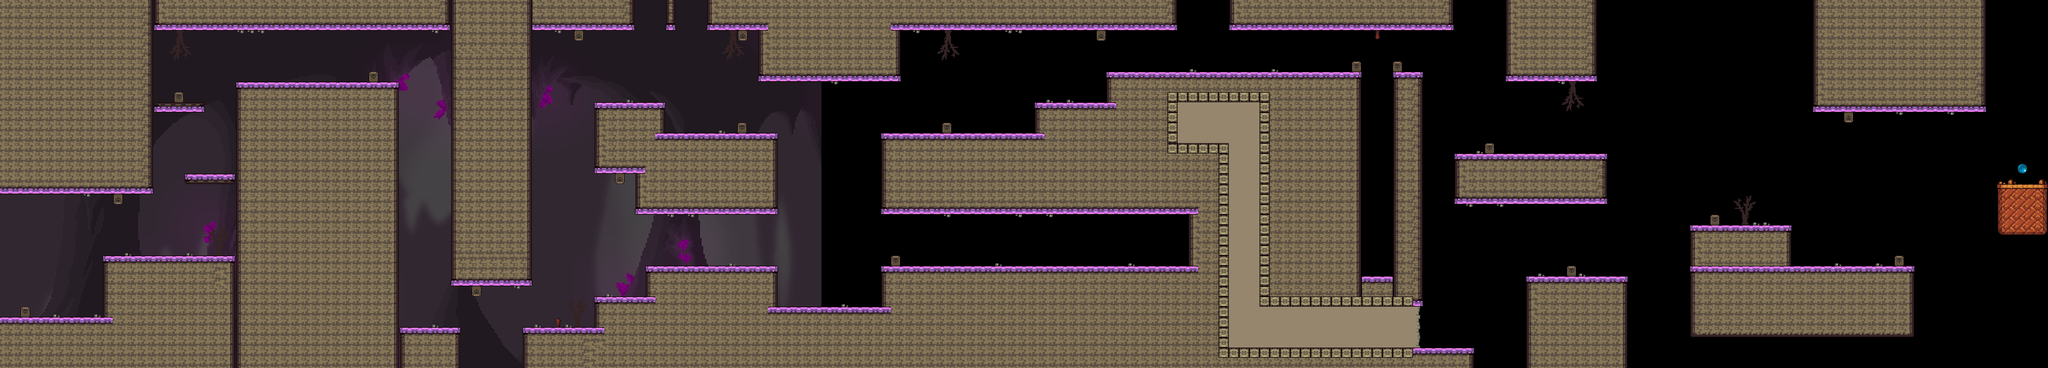

The image is a tile-based game level rendered from a .tmx file. Its description and source (layers, tilesets, objects; grid data summarised) follow:
An orthogonal 200x36 tile map with 32x32 px tiles, 1 tile layer (Capa de Patrones 1), 1 hidden layer not drawn, 2 tilesets, 1 image layer and 37 objects (32x floor, 3x floor_jumpable, win2).

<map version="1.0" orientation="orthogonal" renderorder="right-down" width="200" height="36" tilewidth="32" tileheight="32" nextobjectid="228">
 <tileset firstgid="1" name="Tileset" tilewidth="32" tileheight="32" tilecount="256" columns="16">
  <image source="tileset_p1.png" width="512" height="512" />
  <terraintypes>
   <terrain name="Grass" tile="33" />
  </terraintypes>
  <tile id="16" terrain=",,,0" />
  <tile id="17" terrain=",,0,0" />
  <tile id="18" terrain=",,0," />
  <tile id="32" terrain=",0,,0" />
  <tile id="33" terrain="0,0,0,0" />
  <tile id="34" terrain="0,,0," />
  <tile id="48" terrain=",0,," />
  <tile id="49" terrain="0,0,," />
  <tile id="50" terrain="0,,," />
 </tileset>
 <tileset firstgid="257" name="meta" tilewidth="32" tileheight="32" tilecount="2" columns="2">
  <image source="meta.png" width="64" height="32" />
 </tileset>
 <imagelayer name="Cave">
  <image source="Background_lv2.png" width="2567" height="1192" />
  <properties>
   <property name="speed" type="float" value="0.5" />
  </properties>
 </imagelayer>
 <layer name="Capa de Patrones 1" width="200" height="36">
  <data>[7200 cells, 3969 non-empty, 61 distinct tile ids]</data>
 </layer>
 <objectgroup name="Capa de Objetos 1">
  <object id="80" type="floor_jumpable" x="575" y="543" width="162" height="34" />
  <object id="83" type="floor_jumpable" x="480.75" y="320.5" width="158.5" height="31.25" />
  <object id="84" type="floor" x="0" y="0" width="478" height="607" />
  <object id="85" type="floor" x="481" y="-2" width="1502.24" height="94" />
  <object id="86" type="floor" x="737" y="255" width="509" height="901" />
  <object id="87" type="floor" x="1249" y="1024" width="188" height="133" />
  <object id="88" type="floor" x="1408" y="-2" width="254" height="897" />
  <object id="89" type="floor" x="1633" y="1025" width="242.91" height="132" />
  <object id="163" type="win2" x="6306" y="514" width="28" height="28" />
  <object id="165" type="floor" x="321" y="802" width="413" height="352" />
  <object id="166" type="floor" x="-4" y="996" width="324" height="157" />
  <object id="178" type="floor" x="6241" y="578" width="159" height="158" />
  <object id="182" type="floor" x="1857.33" y="929.333" width="572" height="104" />
  <object id="183" type="floor" x="2017" y="832" width="412" height="111" />
  <object id="184" type="floor" x="1856" y="320" width="222" height="222" />
  <object id="185" type="floor" x="1985" y="418" width="445" height="253" />
  <object id="188" type="floor" x="2081.33" y="-3" width="30" height="96.5" />
  <object id="189" type="floor" x="2207.67" y="0" width="1470.33" height="94" />
  <object id="190" type="floor" x="3843.5" y="0" width="699" height="94" />
  <object id="191" x="2427" y="962" width="327" height="71" />
  <object id="192" type="floor" x="2754" y="833" width="960" height="222" />
  <object id="193" type="floor" x="3712" y="450" width="126.333" height="640" />
  <object id="194" type="floor" x="2753" y="448" width="1086" height="222" />
  <object id="196" type="floor" x="3233" y="321" width="447" height="134" />
  <object id="197" type="floor" x="3457" y="225" width="797" height="96" />
  <object id="198" type="floor" x="2754.17" y="416.583" width="492" height="29.8333" />
  <object id="199" type="floor" x="3935.67" y="321.5" width="318.333" height="637.333" />
  <object id="204" type="floor" x="4255.17" y="864.167" width="98.6667" height="94.6666" />
  <object id="211" type="floor" x="4352.33" y="224.5" width="95" height="734.291" />
  <object id="214" type="floor" x="2370.33" y="88" width="443" height="165.667" />
  <object id="216" type="floor" x="4768.67" y="864.333" width="317.334" height="287.5" />
  <object id="221" type="floor" x="4545.33" y="481.25" width="476.334" height="156.5" />
  <object id="222" type="floor" x="4705.33" y="-0.416667" width="283.334" height="254.5" />
  <object id="223" type="floor" x="5282.33" y="833.25" width="697.334" height="223.5" />
  <object id="224" type="floor" x="5664.33" y="-1.75" width="539.334" height="352.5" />
  <object id="225" type="floor_jumpable" x="5281.33" y="704.25" width="317.334" height="130.5" />
  <object id="227" type="floor" x="3807.88" y="1086.67" width="796.91" height="67" />
 </objectgroup>
 <layer name="WalkabilityMap" width="200" height="36" visible="0">
  <properties>
   <property name="Navigation" type="int" value="1" />
   <property name="NotDraw" type="int" value="1" />
  </properties>
  <data>[7200 cells, 3822 non-empty, 1 distinct tile ids]</data>
 </layer>
</map>
